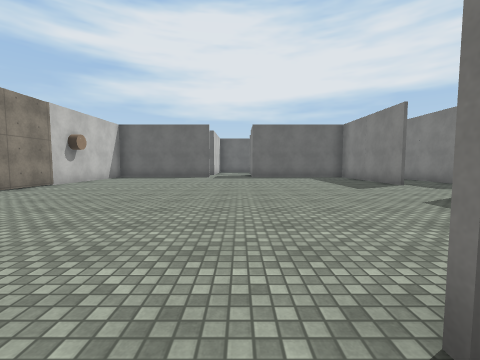
[1] (above)

24 first-person views from a walk through a 3-D level made in the Unity game engine. The camera is 1.3 m above the floor, tilts 4° down and sees 90° across. Doors are open. The floor is counted in squares, 2 m on a side. Each view is taken from the middle of a square. On the plan, view 1 faces up. The plan holds only what a view shows up to about 9 squares ahead; the rest is blank. The place goes on beyond the plan. The player character is not drawn. Surface patterns are stand-ins for the level's own textures.

[2]
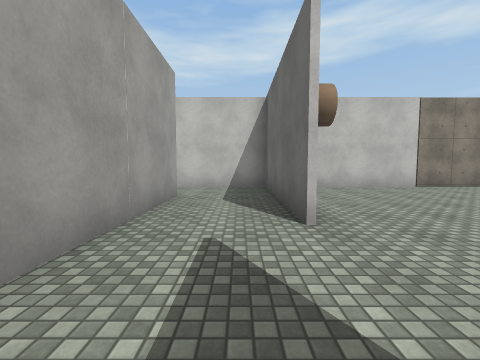

[3]
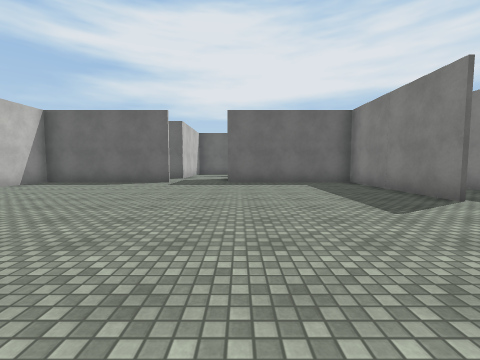

[4]
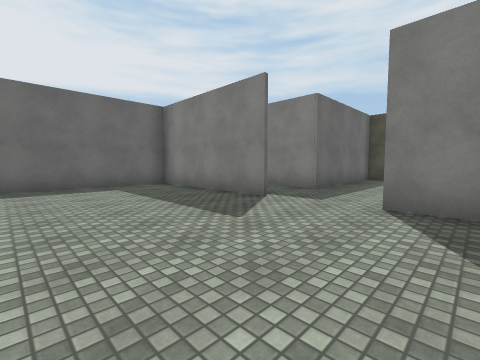

[5]
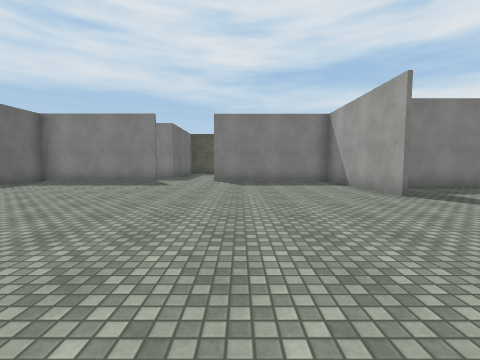

[6]
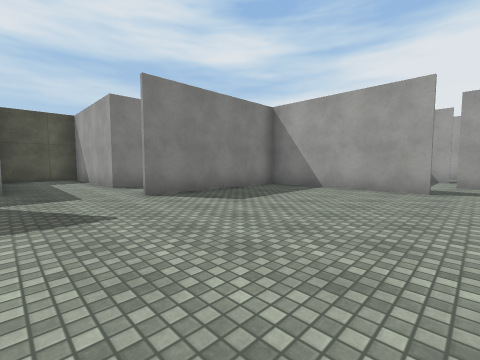

[7]
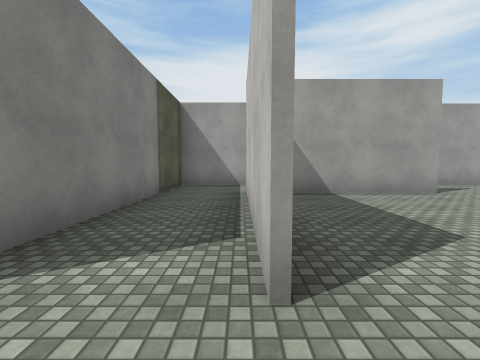

[8]
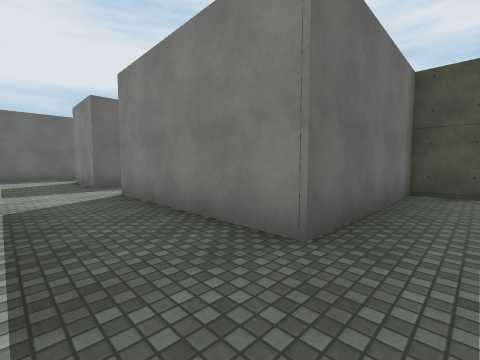

[9]
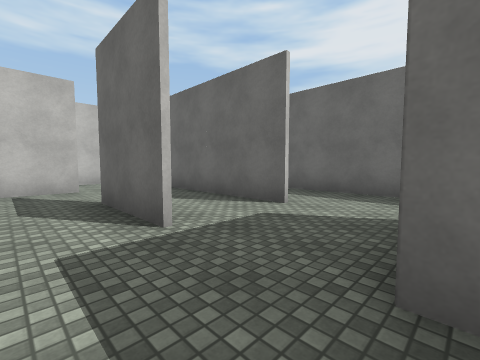

[10]
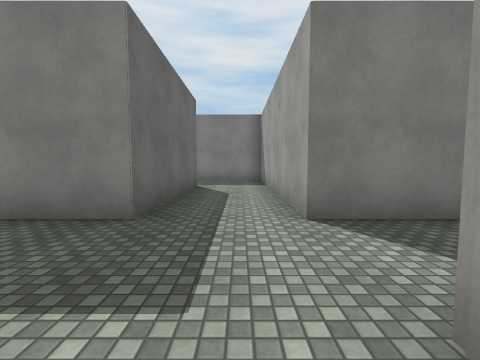

[11]
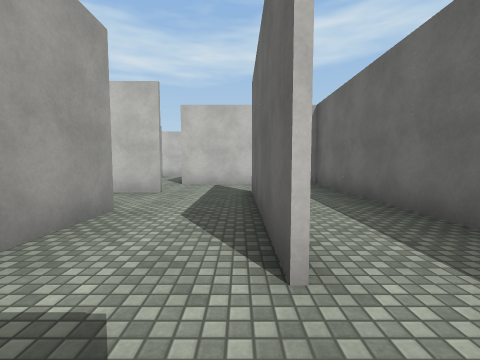

[12]
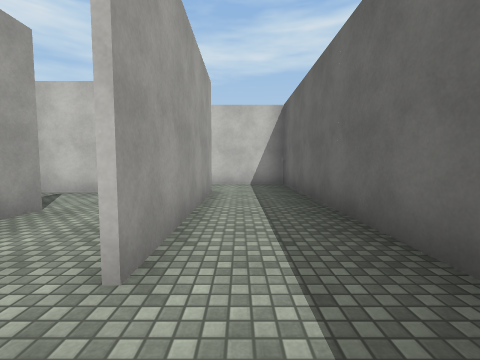

[13]
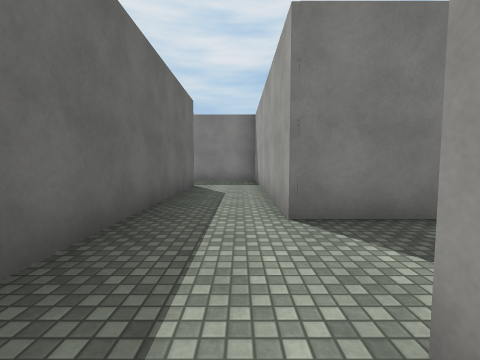

[14]
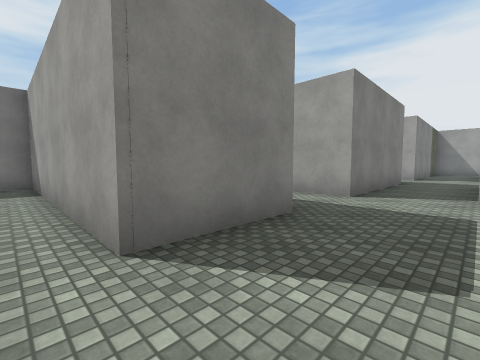

[15]
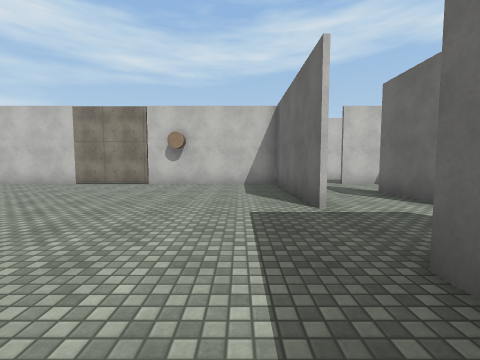

[16]
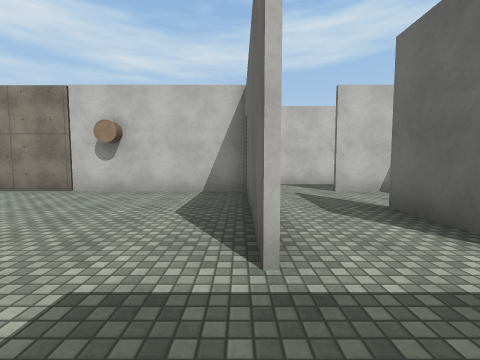

[17]
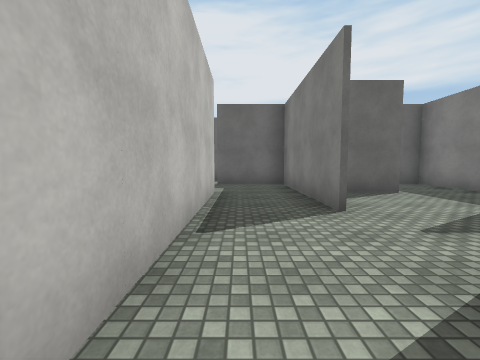

[18]
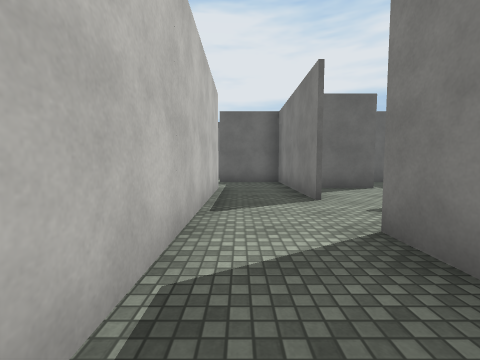

[19]
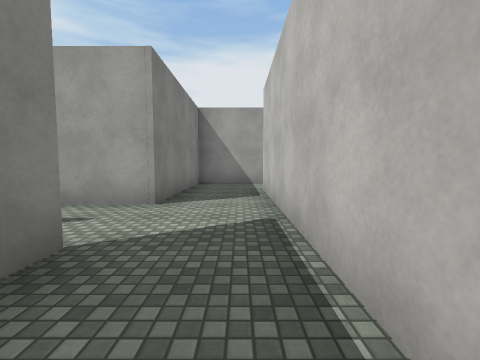

[20]
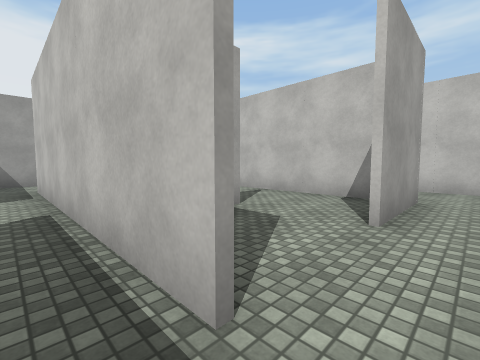

[21]
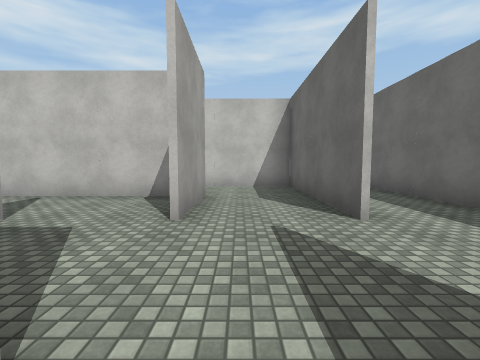

[22]
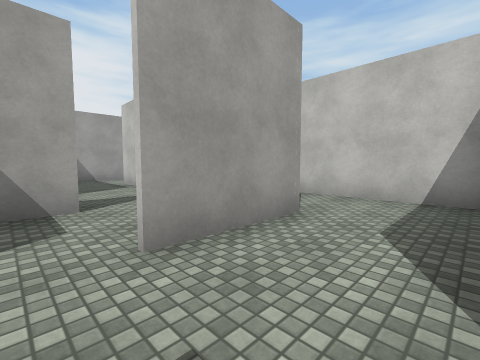

[23]
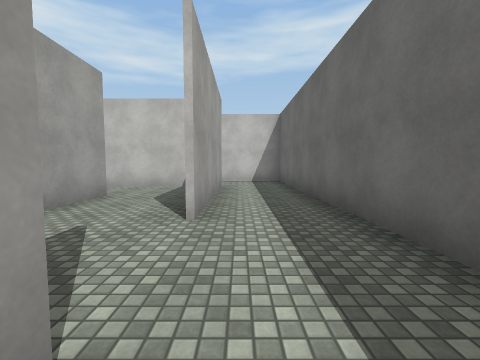

[24]
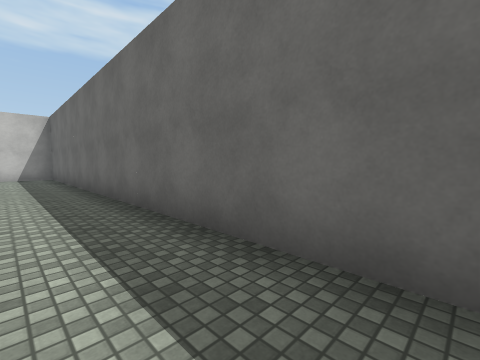

### Floor plan
Key: @ floor where view 1 was taken; # wall or solid block; . floor; D open door.
Columns run from 16 left of view 1 to 13 right of it. Each row starts with its distance up from view 1.
 20 #############
 19 #............
 18 #............                #
 17 # #####..##   #############..#
 16   #.......#  .#..............#
 15   #.###.#.###.#..####..#######
 14   # #...#.#...#........#     #
 13     #..##....##..#.##..####..#
 12     #.. #........#...........#
 11     #.  #.#####..#####.#######
 10     #.  #.#..........#.#
  9     ..  ..#..........#.#
  8     ..  ..#..........#.#
  7     ##  ###............#####
  6           #................#
  5           #............#####
  4           #..........#.#
  3           #..........#.#
  2           #..........#.#
  1           #####DD#####.#
  0           #.....@..# ..#
 -1           #..####..# ..#
 -2           #.     ..# ###
 -3                  ###

Where each view was taken, in squares from view 1:
view 1: 0 up, 0 right, facing up
view 2: 0 up, 1 right, facing left
view 3: 3 up, 1 right, facing up
view 4: 4 up, 1 right, facing up-right
view 5: 4 up, 4 left, facing right
view 6: 7 up, 0 right, facing down-right
view 7: 6 up, 5 right, facing down
view 8: 6 up, 5 right, facing up-right
view 9: 12 up, 7 right, facing up-left
view 10: 12 up, 4 right, facing right
view 11: 15 up, 6 right, facing left
view 12: 16 up, 6 right, facing left
view 13: 16 up, 4 right, facing right
view 14: 16 up, 5 right, facing down-right
view 15: 10 up, 2 right, facing left
view 16: 11 up, 0 right, facing left
view 17: 10 up, 7 left, facing up
view 18: 9 up, 7 left, facing up
view 19: 15 up, 7 left, facing down
view 20: 16 up, 7 left, facing down-left
view 21: 16 up, 7 left, facing left
view 22: 17 up, 9 left, facing down-left
view 23: 18 up, 7 left, facing left
view 24: 18 up, 4 left, facing up-left
